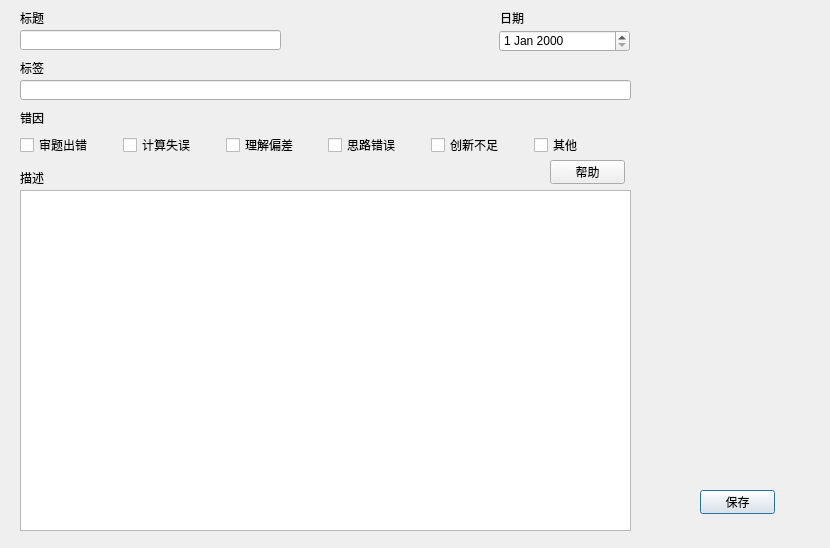
<?xml version="1.0" encoding="UTF-8"?>
<ui version="4.0">
 <class>CreatNewFile</class>
 <widget class="QDialog" name="CreatNewFile">
  <property name="geometry">
   <rect>
    <x>0</x>
    <y>0</y>
    <width>830</width>
    <height>548</height>
   </rect>
  </property>
  <property name="windowTitle">
   <string>Dialog</string>
  </property>
  <widget class="QLineEdit" name="lineEdit">
   <property name="geometry">
    <rect>
     <x>20</x>
     <y>30</y>
     <width>261</width>
     <height>20</height>
    </rect>
   </property>
  </widget>
  <widget class="QLineEdit" name="lineEdit_2">
   <property name="geometry">
    <rect>
     <x>20</x>
     <y>80</y>
     <width>611</width>
     <height>20</height>
    </rect>
   </property>
  </widget>
  <widget class="QPlainTextEdit" name="plainTextEdit">
   <property name="geometry">
    <rect>
     <x>20</x>
     <y>190</y>
     <width>611</width>
     <height>341</height>
    </rect>
   </property>
  </widget>
  <widget class="QLabel" name="label">
   <property name="geometry">
    <rect>
     <x>20</x>
     <y>10</y>
     <width>31</width>
     <height>16</height>
    </rect>
   </property>
   <property name="text">
    <string>标题</string>
   </property>
  </widget>
  <widget class="QLabel" name="label_2">
   <property name="geometry">
    <rect>
     <x>20</x>
     <y>60</y>
     <width>54</width>
     <height>16</height>
    </rect>
   </property>
   <property name="text">
    <string>标签</string>
   </property>
  </widget>
  <widget class="QLabel" name="label_3">
   <property name="geometry">
    <rect>
     <x>20</x>
     <y>110</y>
     <width>54</width>
     <height>16</height>
    </rect>
   </property>
   <property name="text">
    <string>错因</string>
   </property>
  </widget>
  <widget class="QPushButton" name="pushButton">
   <property name="geometry">
    <rect>
     <x>700</x>
     <y>490</y>
     <width>75</width>
     <height>24</height>
    </rect>
   </property>
   <property name="text">
    <string>保存</string>
   </property>
  </widget>
  <widget class="QLabel" name="title">
   <property name="geometry">
    <rect>
     <x>50</x>
     <y>10</y>
     <width>21</width>
     <height>21</height>
    </rect>
   </property>
   <property name="text">
    <string/>
   </property>
  </widget>
  <widget class="QLabel" name="tag">
   <property name="geometry">
    <rect>
     <x>50</x>
     <y>60</y>
     <width>21</width>
     <height>21</height>
    </rect>
   </property>
   <property name="text">
    <string/>
   </property>
  </widget>
  <widget class="QLabel" name="description">
   <property name="geometry">
    <rect>
     <x>50</x>
     <y>170</y>
     <width>21</width>
     <height>21</height>
    </rect>
   </property>
   <property name="text">
    <string/>
   </property>
  </widget>
  <widget class="QLabel" name="label_4">
   <property name="geometry">
    <rect>
     <x>20</x>
     <y>170</y>
     <width>31</width>
     <height>16</height>
    </rect>
   </property>
   <property name="text">
    <string>描述</string>
   </property>
  </widget>
  <widget class="QWidget" name="horizontalLayoutWidget">
   <property name="geometry">
    <rect>
     <x>20</x>
     <y>130</y>
     <width>611</width>
     <height>31</height>
    </rect>
   </property>
   <layout class="QHBoxLayout" name="horizontalLayout">
    <item>
     <widget class="QCheckBox" name="checkBox_1">
      <property name="text">
       <string>审题出错</string>
      </property>
     </widget>
    </item>
    <item>
     <widget class="QCheckBox" name="checkBox_2">
      <property name="text">
       <string>计算失误</string>
      </property>
     </widget>
    </item>
    <item>
     <widget class="QCheckBox" name="checkBox_3">
      <property name="text">
       <string>理解偏差</string>
      </property>
     </widget>
    </item>
    <item>
     <widget class="QCheckBox" name="checkBox_4">
      <property name="text">
       <string>思路错误</string>
      </property>
     </widget>
    </item>
    <item>
     <widget class="QCheckBox" name="checkBox_5">
      <property name="text">
       <string>创新不足</string>
      </property>
     </widget>
    </item>
    <item>
     <widget class="QCheckBox" name="checkBox_6">
      <property name="text">
       <string>其他</string>
      </property>
     </widget>
    </item>
   </layout>
  </widget>
  <widget class="QLabel" name="reason">
   <property name="geometry">
    <rect>
     <x>50</x>
     <y>106</y>
     <width>21</width>
     <height>20</height>
    </rect>
   </property>
   <property name="text">
    <string/>
   </property>
  </widget>
  <widget class="QPushButton" name="helpButton">
   <property name="geometry">
    <rect>
     <x>550</x>
     <y>160</y>
     <width>75</width>
     <height>24</height>
    </rect>
   </property>
   <property name="text">
    <string>帮助</string>
   </property>
  </widget>
  <widget class="QDateEdit" name="dateEdit">
   <property name="geometry">
    <rect>
     <x>499</x>
     <y>30</y>
     <width>131</width>
     <height>22</height>
    </rect>
   </property>
  </widget>
  <widget class="QLabel" name="label_5">
   <property name="geometry">
    <rect>
     <x>500</x>
     <y>10</y>
     <width>31</width>
     <height>16</height>
    </rect>
   </property>
   <property name="text">
    <string>日期</string>
   </property>
  </widget>
  <widget class="QLabel" name="date">
   <property name="geometry">
    <rect>
     <x>530</x>
     <y>10</y>
     <width>21</width>
     <height>21</height>
    </rect>
   </property>
   <property name="text">
    <string/>
   </property>
  </widget>
 </widget>
 <resources/>
 <connections/>
</ui>
